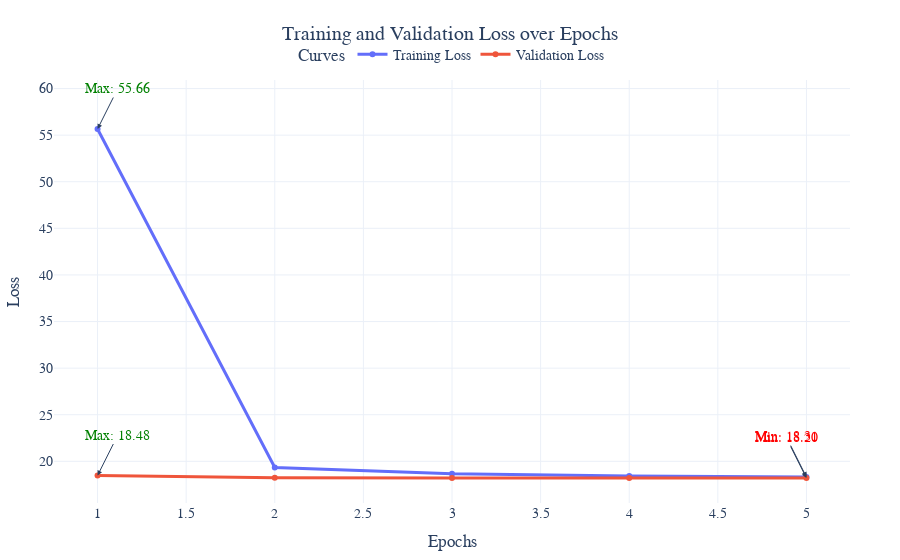

The notebook cell this image was saved under:
### Code cell
trainer = Trainer(
    config=TrainerConfig(
        learning_rate=1e-3,
        weight_decay=1e-5,
        batch_size=128,
        early_stopping_patience=2,
        save_weights_path="./models/vae_adult.pth",
        criterion="vae_reconstruction",
        optimizer='adam'
    ),
    model=model
)
trainer.train(train_dataset=train_dataset, val_dataset=val_dataset, epochs=5)

### Figure 1 — Plotly figure (JSON) as saved in the notebook; plotly's stock layout.template omitted (floating-point values rounded to 4 significant figures)
{"data": [{"hovertemplate": "%{x}, %{y}<extra>Training Loss</extra>", "line": {"width": 3}, "marker": {"size": 6}, "mode": "lines+markers", "name": "Training Loss", "type": "scatter", "x": [1, 2, 3, 4, 5], "y": [55.66, 19.34, 18.67, 18.42, 18.31]}, {"hovertemplate": "%{x}, %{y}<extra>Validation Loss</extra>", "line": {"width": 3}, "marker": {"size": 6}, "mode": "lines+markers", "name": "Validation Loss", "type": "scatter", "x": [1, 2, 3, 4, 5], "y": [18.48, 18.25, 18.22, 18.21, 18.2]}], "layout": {"annotations": [{"arrowhead": 2, "ax": -20, "ay": -40, "font": {"color": "red"}, "showarrow": true, "text": "Min: 18.31", "x": 5, "y": 18.31}, {"arrowhead": 2, "ax": 20, "ay": -40, "font": {"color": "green"}, "showarrow": true, "text": "Max: 55.66", "x": 1, "y": 55.66}, {"arrowhead": 2, "ax": -20, "ay": -40, "font": {"color": "red"}, "showarrow": true, "text": "Min: 18.20", "x": 5, "y": 18.2}, {"arrowhead": 2, "ax": 20, "ay": -40, "font": {"color": "green"}, "showarrow": true, "text": "Max: 18.48", "x": 1, "y": 18.48}], "font": {"family": "Arial, sans-serif", "size": 14}, "legend": {"orientation": "h", "title": {"text": "Curves"}, "x": 0.5, "xanchor": "center", "y": 1.02, "yanchor": "bottom"}, "margin": {"b": 50, "l": 50, "r": 50, "t": 80}, "title": {"text": "Training and Validation Loss over Epochs", "x": 0.5, "xanchor": "center"}, "xaxis": {"title": {"text": "Epochs"}}, "yaxis": {"title": {"text": "Loss"}}}}
